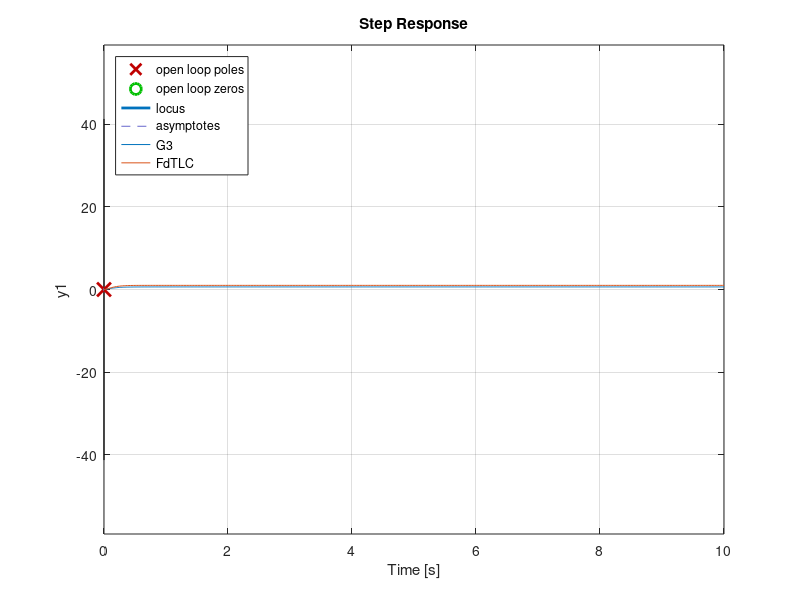

Write MATLAB code to recreate this figure.
close all; clear all; history -c; clc;
pkg load control;

s = tf('s');
G3 = 125/(s^2 + 33*s + 200);
pole(G3)    % Se tiene que los polos estan en -8 y -25

% Requerimientos: ess = 0 ; Ts minimo ; Mp = 0 (respuesta criticamente amort.)
% Se utiliza un compensador PI para cancelar el polo dominante, esto es:
Ti = 1/8;
PI = (s + 1/Ti)/s;
FdTLA = PI*G3;
rlocus(FdTLA)
% Para una respuesta criticamente amortiguada, se elige un punto donde las
% raices sean reales, negativas e iguales, por lo que segun el rlocus, este
% punto es:
s1 = -12.5;
G3PI = minreal(G3*PI);
Kp = 1/abs(125/(s1^2 + 25*s1))        % Kp = 1.25
rlocusx(FdTLA)
PI = Kp*PI;
FdTLC = minreal(feedback(G3*PI, 1))
% Se verifican estos valores con:
pole(FdTLC)                           % Se ven los polos dobles en s = -12.5
step(G3, FdTLC, 10)
